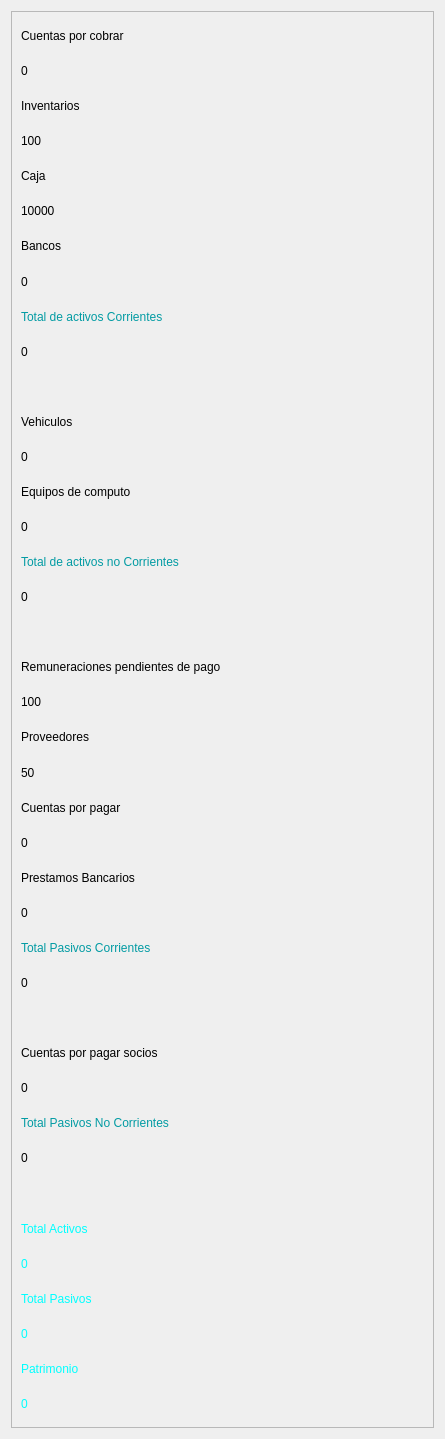
                   <widget class="QWidget" name="page_5">
                    <property name="geometry">
                     <rect>
                      <x>0</x>
                      <y>0</y>
                      <width>445</width>
                      <height>1439</height>
                     </rect>
                    </property>
                    <attribute name="icon">
                     <iconset>
                      <normaloff>../../../../Downloads/align-justify.svg</normaloff>../../../../Downloads/align-justify.svg</iconset>
                    </attribute>
                    <attribute name="label">
                     <string>Finanzas</string>
                    </attribute>
                    <layout class="QVBoxLayout" name="verticalLayout_29">
                     <item>
                      <widget class="QFrame" name="frame_24">
                       <property name="styleSheet">
                        <string notr="true">QLineEdit{
border: 2px solid #14c8dc;
border-radius: 8px;
color: rgb(255, 255, 255);
background-color:rgb(0,0,0);
font: 75 12pt&quot;Times New Roman&quot;;
}</string>
                       </property>
                       <property name="frameShape">
                        <enum>QFrame::StyledPanel</enum>
                       </property>
                       <property name="frameShadow">
                        <enum>QFrame::Raised</enum>
                       </property>
                       <layout class="QVBoxLayout" name="verticalLayout_32">
                        <item>
                         <widget class="QLabel" name="label_5">
                          <property name="text">
                           <string>Cuentas por cobrar</string>
                          </property>
                         </widget>
                        </item>
                        <item>
                         <widget class="QLabel" name="btn_rh_cuetas_cobrar">
                          <property name="text">
                           <string>0</string>
                          </property>
                         </widget>
                        </item>
                        <item>
                         <widget class="QLabel" name="label_43">
                          <property name="text">
                           <string>Inventarios</string>
                          </property>
                         </widget>
                        </item>
                        <item>
                         <widget class="QLabel" name="btn_rh_inentarios">
                          <property name="text">
                           <string>100</string>
                          </property>
                         </widget>
                        </item>
                        <item>
                         <widget class="QLabel" name="label_46">
                          <property name="text">
                           <string>Caja</string>
                          </property>
                         </widget>
                        </item>
                        <item>
                         <widget class="QLabel" name="btn_rh_caja">
                          <property name="text">
                           <string>10000</string>
                          </property>
                         </widget>
                        </item>
                        <item>
                         <widget class="QLabel" name="label_58">
                          <property name="text">
                           <string>Bancos</string>
                          </property>
                         </widget>
                        </item>
                        <item>
                         <widget class="QLabel" name="btn_rh_bancos">
                          <property name="text">
                           <string>0</string>
                          </property>
                         </widget>
                        </item>
                        <item>
                         <widget class="QLabel" name="label_59">
                          <property name="styleSheet">
                           <string notr="true">QFrame{
	color: rgb(2, 155, 163);
}</string>
                          </property>
                          <property name="text">
                           <string>Total de activos Corrientes</string>
                          </property>
                         </widget>
                        </item>
                        <item>
                         <widget class="QLabel" name="btn_rh_activos_corriete">
                          <property name="text">
                           <string>0</string>
                          </property>
                         </widget>
                        </item>
                        <item>
                         <widget class="QLabel" name="label_4">
                          <property name="text">
                           <string/>
                          </property>
                         </widget>
                        </item>
                        <item>
                         <widget class="QLabel" name="label_60">
                          <property name="text">
                           <string>Vehiculos</string>
                          </property>
                         </widget>
                        </item>
                        <item>
                         <widget class="QLabel" name="btn_rh_vehiculos">
                          <property name="text">
                           <string>0</string>
                          </property>
                         </widget>
                        </item>
                        <item>
                         <widget class="QLabel" name="label_61">
                          <property name="text">
                           <string>Equipos de computo</string>
                          </property>
                         </widget>
                        </item>
                        <item>
                         <widget class="QLabel" name="btn_rh_computo">
                          <property name="text">
                           <string>0</string>
                          </property>
                         </widget>
                        </item>
                        <item>
                         <widget class="QLabel" name="label_62">
                          <property name="styleSheet">
                           <string notr="true">QFrame{
	color: rgb(2, 155, 163);
}</string>
                          </property>
                          <property name="text">
                           <string>Total de activos no Corrientes</string>
                          </property>
                         </widget>
                        </item>
                        <item>
                         <widget class="QLabel" name="btn_rh_activos_no_corriente">
                          <property name="text">
                           <string>0</string>
                          </property>
                         </widget>
                        </item>
                        <item>
                         <widget class="QLabel" name="label_47">
                          <property name="text">
                           <string/>
                          </property>
                         </widget>
                        </item>
                        <item>
                         <widget class="QLabel" name="label_63">
                          <property name="text">
                           <string>Remuneraciones pendientes de pago</string>
                          </property>
                         </widget>
                        </item>
                        <item>
                         <widget class="QLabel" name="btn_rh_pendeintes_pago">
                          <property name="text">
                           <string>100</string>
                          </property>
                         </widget>
                        </item>
                        <item>
                         <widget class="QLabel" name="label_64">
                          <property name="text">
                           <string>Proveedores</string>
                          </property>
                         </widget>
                        </item>
                        <item>
                         <widget class="QLabel" name="btn_rh_proveedores">
                          <property name="text">
                           <string>50</string>
                          </property>
                         </widget>
                        </item>
                        <item>
                         <widget class="QLabel" name="label_65">
                          <property name="text">
                           <string>Cuentas por pagar</string>
                          </property>
                         </widget>
                        </item>
                        <item>
                         <widget class="QLabel" name="btn_rh_cuentas_por_pagar">
                          <property name="text">
                           <string>0</string>
                          </property>
                         </widget>
                        </item>
                        <item>
                         <widget class="QLabel" name="label_66">
                          <property name="text">
                           <string>Prestamos Bancarios</string>
                          </property>
                         </widget>
                        </item>
                        <item>
                         <widget class="QLabel" name="btn_rh_prestamos_bancarios">
                          <property name="text">
                           <string>0</string>
                          </property>
                         </widget>
                        </item>
                        <item>
                         <widget class="QLabel" name="label_67">
                          <property name="styleSheet">
                           <string notr="true">QFrame{
	color: rgb(2, 155, 163);
}</string>
                          </property>
                          <property name="text">
                           <string>Total Pasivos Corrientes</string>
                          </property>
                         </widget>
                        </item>
                        <item>
                         <widget class="QLabel" name="btn_rh_pasivos_corrientes">
                          <property name="text">
                           <string>0</string>
                          </property>
                         </widget>
                        </item>
                        <item>
                         <widget class="QLabel" name="label_48">
                          <property name="text">
                           <string/>
                          </property>
                         </widget>
                        </item>
                        <item>
                         <widget class="QLabel" name="label_68">
                          <property name="text">
                           <string>Cuentas por pagar socios</string>
                          </property>
                         </widget>
                        </item>
                        <item>
                         <widget class="QLabel" name="btn_rh_pagar_socios">
                          <property name="text">
                           <string>0</string>
                          </property>
                         </widget>
                        </item>
                        <item>
                         <widget class="QLabel" name="label_69">
                          <property name="styleSheet">
                           <string notr="true">QFrame{
	color: rgb(2, 155, 163);
}</string>
                          </property>
                          <property name="text">
                           <string>Total Pasivos No Corrientes</string>
                          </property>
                         </widget>
                        </item>
                        <item>
                         <widget class="QLabel" name="btn_rh_pasivos_no_corrientes">
                          <property name="text">
                           <string>0</string>
                          </property>
                         </widget>
                        </item>
                        <item>
                         <widget class="QLabel" name="label_70">
                          <property name="styleSheet">
                           <string notr="true">QFrame{
	color: rgb(0, 255, 255);
}</string>
                          </property>
                          <property name="text">
                           <string/>
                          </property>
                         </widget>
                        </item>
                        <item>
                         <widget class="QLabel" name="label_71">
                          <property name="styleSheet">
                           <string notr="true">QFrame{
	color: rgb(0, 255, 255);
}</string>
                          </property>
                          <property name="text">
                           <string>Total Activos</string>
                          </property>
                         </widget>
                        </item>
                        <item>
                         <widget class="QLabel" name="btn_rh_total_activos">
                          <property name="styleSheet">
                           <string notr="true">QFrame{
	color: rgb(0, 255, 255);
}</string>
                          </property>
                          <property name="text">
                           <string>0</string>
                          </property>
                         </widget>
                        </item>
                        <item>
                         <widget class="QLabel" name="label_72">
                          <property name="styleSheet">
                           <string notr="true">QFrame{
	color: rgb(0, 255, 255);
}</string>
                          </property>
                          <property name="text">
                           <string>Total Pasivos</string>
                          </property>
                         </widget>
                        </item>
                        <item>
                         <widget class="QLabel" name="btn_rh_total_pasivos">
                          <property name="styleSheet">
                           <string notr="true">QFrame{
	color: rgb(0, 255, 255);
}</string>
                          </property>
                          <property name="text">
                           <string>0</string>
                          </property>
                         </widget>
                        </item>
                        <item>
                         <widget class="QLabel" name="label_73">
                          <property name="styleSheet">
                           <string notr="true">QFrame{
	color: rgb(0, 255, 255);
}</string>
                          </property>
                          <property name="text">
                           <string>Patrimonio</string>
                          </property>
                         </widget>
                        </item>
                        <item>
                         <widget class="QLabel" name="btn_rh_total_patrimonio">
                          <property name="styleSheet">
                           <string notr="true">QFrame{
	color: rgb(0, 255, 255);
}</string>
                          </property>
                          <property name="text">
                           <string>0</string>
                          </property>
                         </widget>
                        </item>
                       </layout>
                      </widget>
                     </item>
                    </layout>
                   </widget>
